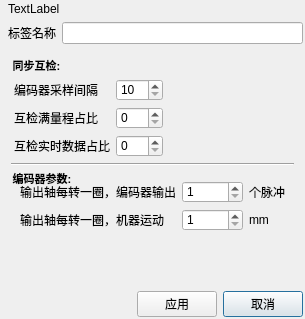
<?xml version="1.0" encoding="UTF-8"?>
<ui version="4.0">
 <class>Safety_Param_Dialog</class>
 <widget class="QDialog" name="Safety_Param_Dialog">
  <property name="geometry">
   <rect>
    <x>0</x>
    <y>0</y>
    <width>291</width>
    <height>319</height>
   </rect>
  </property>
  <property name="sizePolicy">
   <sizepolicy hsizetype="Preferred" vsizetype="Preferred">
    <horstretch>0</horstretch>
    <verstretch>0</verstretch>
   </sizepolicy>
  </property>
  <property name="minimumSize">
   <size>
    <width>0</width>
    <height>0</height>
   </size>
  </property>
  <property name="maximumSize">
   <size>
    <width>16777215</width>
    <height>16777215</height>
   </size>
  </property>
  <property name="font">
   <font>
    <family>Arial</family>
    <pointsize>9</pointsize>
   </font>
  </property>
  <property name="windowTitle">
   <string>安全参数</string>
  </property>
  <property name="layoutDirection">
   <enum>Qt::LeftToRight</enum>
  </property>
  <property name="styleSheet">
   <string notr="true"/>
  </property>
  <property name="sizeGripEnabled">
   <bool>false</bool>
  </property>
  <layout class="QGridLayout" name="gridLayout_3">
   <property name="leftMargin">
    <number>2</number>
   </property>
   <property name="topMargin">
    <number>2</number>
   </property>
   <property name="rightMargin">
    <number>2</number>
   </property>
   <property name="bottomMargin">
    <number>2</number>
   </property>
   <item row="4" column="2">
    <layout class="QGridLayout" name="gridLayout_13">
     <item row="0" column="2">
      <widget class="QPushButton" name="cancle_pushButton">
       <property name="text">
        <string>取消</string>
       </property>
      </widget>
     </item>
     <item row="0" column="1">
      <widget class="QPushButton" name="apply_pushButton">
       <property name="text">
        <string>应用</string>
       </property>
      </widget>
     </item>
     <item row="0" column="0">
      <spacer name="horizontalSpacer_7">
       <property name="orientation">
        <enum>Qt::Horizontal</enum>
       </property>
       <property name="sizeHint" stdset="0">
        <size>
         <width>40</width>
         <height>20</height>
        </size>
       </property>
      </spacer>
     </item>
    </layout>
   </item>
   <item row="0" column="1" colspan="2">
    <widget class="QLabel" name="label_title">
     <property name="text">
      <string>TextLabel</string>
     </property>
    </widget>
   </item>
   <item row="1" column="1">
    <widget class="QLabel" name="label_48">
     <property name="text">
      <string>标签名称</string>
     </property>
    </widget>
   </item>
   <item row="1" column="2">
    <widget class="QLineEdit" name="lineEdit_name">
     <property name="maxLength">
      <number>20</number>
     </property>
    </widget>
   </item>
   <item row="3" column="2">
    <spacer name="verticalSpacer_4">
     <property name="orientation">
      <enum>Qt::Vertical</enum>
     </property>
     <property name="sizeHint" stdset="0">
      <size>
       <width>20</width>
       <height>40</height>
      </size>
     </property>
    </spacer>
   </item>
   <item row="2" column="0" colspan="3">
    <widget class="QStackedWidget" name="stackedWidget">
     <property name="sizePolicy">
      <sizepolicy hsizetype="Preferred" vsizetype="Preferred">
       <horstretch>0</horstretch>
       <verstretch>0</verstretch>
      </sizepolicy>
     </property>
     <property name="minimumSize">
      <size>
       <width>0</width>
       <height>0</height>
      </size>
     </property>
     <property name="maximumSize">
      <size>
       <width>16777215</width>
       <height>16777215</height>
      </size>
     </property>
     <property name="font">
      <font>
       <pointsize>10</pointsize>
      </font>
     </property>
     <property name="styleSheet">
      <string notr="true"/>
     </property>
     <property name="currentIndex">
      <number>4</number>
     </property>
     <widget class="QWidget" name="page_ai">
      <layout class="QGridLayout" name="gridLayout_5">
       <item row="0" column="1">
        <widget class="QSpinBox" name="ai_simple_interval_spinBox">
         <property name="toolTip">
          <string>&lt;html&gt;&lt;head/&gt;&lt;body&gt;&lt;p&gt;模拟输入(AI)数据的采样间隔&lt;/p&gt;&lt;p&gt;单位:ms&lt;/p&gt;&lt;p&gt;阈值：10-200&lt;/p&gt;&lt;/body&gt;&lt;/html&gt;</string>
         </property>
         <property name="minimum">
          <number>10</number>
         </property>
         <property name="maximum">
          <number>200</number>
         </property>
        </widget>
       </item>
       <item row="1" column="0">
        <widget class="QLabel" name="label_11">
         <property name="toolTip">
          <string>&lt;html&gt;&lt;head/&gt;&lt;body&gt;&lt;p&gt;模拟输入(AI)数据互检的容忍误差值的其中一个来源: 满量程(24V)*此百分比&lt;/p&gt;&lt;p&gt;单位:%&lt;/p&gt;&lt;p&gt;阈值：0-100&lt;/p&gt;&lt;/body&gt;&lt;/html&gt;</string>
         </property>
         <property name="text">
          <string>互检满量程占比</string>
         </property>
        </widget>
       </item>
       <item row="1" column="1">
        <widget class="QSpinBox" name="ai_full_spinbox">
         <property name="toolTip">
          <string>&lt;html&gt;&lt;head/&gt;&lt;body&gt;&lt;p&gt;模拟输入(AI)数据互检的容忍误差值的其中一个来源: 满量程(24V)*此百分比&lt;/p&gt;&lt;p&gt;单位:%&lt;/p&gt;&lt;p&gt;阈值：0-100&lt;/p&gt;&lt;/body&gt;&lt;/html&gt;</string>
         </property>
         <property name="maximum">
          <number>100</number>
         </property>
        </widget>
       </item>
       <item row="2" column="1">
        <widget class="QSpinBox" name="ai_actual_spinbox">
         <property name="toolTip">
          <string>&lt;html&gt;&lt;head/&gt;&lt;body&gt;&lt;p&gt;模拟输入(AI)数据互检的容忍误差值的其中一个来源: AI实时数据*此百分比&lt;/p&gt;&lt;p&gt;单位:%&lt;/p&gt;&lt;p&gt;阈值：0-100&lt;/p&gt;&lt;/body&gt;&lt;/html&gt;</string>
         </property>
         <property name="maximum">
          <number>100</number>
         </property>
        </widget>
       </item>
       <item row="2" column="0">
        <widget class="QLabel" name="label_12">
         <property name="toolTip">
          <string>&lt;html&gt;&lt;head/&gt;&lt;body&gt;&lt;p&gt;模拟输入(AI)数据互检的容忍误差值的其中一个来源: AI实时数据*此百分比&lt;/p&gt;&lt;p&gt;单位:%&lt;/p&gt;&lt;p&gt;阈值：0-100&lt;/p&gt;&lt;/body&gt;&lt;/html&gt;</string>
         </property>
         <property name="text">
          <string>互检实时数据占比</string>
         </property>
        </widget>
       </item>
       <item row="0" column="0">
        <widget class="QLabel" name="label_10">
         <property name="toolTip">
          <string>&lt;html&gt;&lt;head/&gt;&lt;body&gt;&lt;p&gt;模拟输入(AI)数据的采样间隔&lt;/p&gt;&lt;p&gt;单位:ms&lt;/p&gt;&lt;p&gt;阈值：10-200&lt;/p&gt;&lt;/body&gt;&lt;/html&gt;</string>
         </property>
         <property name="text">
          <string>模拟输入采样间隔</string>
         </property>
        </widget>
       </item>
       <item row="1" column="2">
        <spacer name="horizontalSpacer_2">
         <property name="orientation">
          <enum>Qt::Horizontal</enum>
         </property>
         <property name="sizeHint" stdset="0">
          <size>
           <width>40</width>
           <height>20</height>
          </size>
         </property>
        </spacer>
       </item>
       <item row="3" column="0" colspan="2">
        <spacer name="verticalSpacer_2">
         <property name="orientation">
          <enum>Qt::Vertical</enum>
         </property>
         <property name="sizeHint" stdset="0">
          <size>
           <width>20</width>
           <height>40</height>
          </size>
         </property>
        </spacer>
       </item>
      </layout>
     </widget>
     <widget class="QWidget" name="page_di">
      <layout class="QGridLayout" name="gridLayout_21"/>
     </widget>
     <widget class="QWidget" name="page_relay">
      <layout class="QGridLayout" name="gridLayout_24"/>
     </widget>
     <widget class="QWidget" name="page_mos">
      <layout class="QGridLayout" name="gridLayout_28"/>
     </widget>
     <widget class="QWidget" name="page_encode">
      <layout class="QGridLayout" name="gridLayout_15">
       <item row="0" column="0">
        <widget class="QGroupBox" name="groupBox_20">
         <property name="font">
          <font>
           <family>Arial</family>
           <pointsize>-1</pointsize>
           <weight>75</weight>
           <italic>false</italic>
           <bold>true</bold>
          </font>
         </property>
         <property name="styleSheet">
          <string notr="true">QGroupBox{border: none solid gray;font:bold 11px;}
QGroupBox::title { subcontrol-origin: margin; subcontrol-position: top left; }</string>
         </property>
         <property name="title">
          <string>同步互检:</string>
         </property>
         <layout class="QGridLayout" name="gridLayout_14">
          <property name="leftMargin">
           <number>3</number>
          </property>
          <property name="topMargin">
           <number>20</number>
          </property>
          <property name="rightMargin">
           <number>0</number>
          </property>
          <property name="bottomMargin">
           <number>0</number>
          </property>
          <item row="0" column="0">
           <widget class="QLabel" name="label_64">
            <property name="font">
             <font>
              <family>Arial</family>
             </font>
            </property>
            <property name="toolTip">
             <string>&lt;html&gt;&lt;head/&gt;&lt;body&gt;&lt;p&gt;编码器数据的采样间隔&lt;/p&gt;&lt;p&gt;单位:ms&lt;/p&gt;&lt;p&gt;阈值：10-200&lt;/p&gt;&lt;/body&gt;&lt;/html&gt;</string>
            </property>
            <property name="text">
             <string>编码器采样间隔</string>
            </property>
           </widget>
          </item>
          <item row="0" column="1">
           <widget class="QSpinBox" name="qep_simple_interval_spinBox">
            <property name="font">
             <font>
              <family>Arial</family>
             </font>
            </property>
            <property name="toolTip">
             <string>&lt;html&gt;&lt;head/&gt;&lt;body&gt;&lt;p&gt;编码器数据的采样间隔&lt;/p&gt;&lt;p&gt;单位:ms&lt;/p&gt;&lt;p&gt;阈值：10-200&lt;/p&gt;&lt;/body&gt;&lt;/html&gt;</string>
            </property>
            <property name="minimum">
             <number>10</number>
            </property>
            <property name="maximum">
             <number>200</number>
            </property>
           </widget>
          </item>
          <item row="1" column="0">
           <widget class="QLabel" name="label_65">
            <property name="font">
             <font>
              <family>Arial</family>
             </font>
            </property>
            <property name="toolTip">
             <string>&lt;html&gt;&lt;head/&gt;&lt;body&gt;&lt;p&gt;编码器数据互检的容忍误差值的其中一个来源: 满量程(200k)*此百分比&lt;/p&gt;&lt;p&gt;单位:%&lt;/p&gt;&lt;p&gt;阈值：0-100&lt;/p&gt;&lt;/body&gt;&lt;/html&gt;</string>
            </property>
            <property name="text">
             <string>互检满量程占比</string>
            </property>
           </widget>
          </item>
          <item row="1" column="1">
           <widget class="QSpinBox" name="qep_full_spinBox">
            <property name="font">
             <font>
              <family>Arial</family>
             </font>
            </property>
            <property name="toolTip">
             <string>&lt;html&gt;&lt;head/&gt;&lt;body&gt;&lt;p&gt;编码器数据互检的容忍误差值的其中一个来源: 满量程(200k)*此百分比&lt;/p&gt;&lt;p&gt;单位:%&lt;/p&gt;&lt;p&gt;阈值：0-100&lt;/p&gt;&lt;/body&gt;&lt;/html&gt;</string>
            </property>
            <property name="maximum">
             <number>100</number>
            </property>
           </widget>
          </item>
          <item row="2" column="0">
           <widget class="QLabel" name="label_66">
            <property name="font">
             <font>
              <family>Arial</family>
             </font>
            </property>
            <property name="toolTip">
             <string>&lt;html&gt;&lt;head/&gt;&lt;body&gt;&lt;p&gt;编码器数据互检的容忍误差值的其中一个来源: 编码器实时数据*此百分比&lt;/p&gt;&lt;p&gt;单位:%&lt;/p&gt;&lt;p&gt;阈值：0-100&lt;/p&gt;&lt;/body&gt;&lt;/html&gt;</string>
            </property>
            <property name="text">
             <string>互检实时数据占比</string>
            </property>
           </widget>
          </item>
          <item row="2" column="1">
           <widget class="QSpinBox" name="qep_actual_spinBox">
            <property name="font">
             <font>
              <family>Arial</family>
             </font>
            </property>
            <property name="toolTip">
             <string>&lt;html&gt;&lt;head/&gt;&lt;body&gt;&lt;p&gt;编码器数据互检的容忍误差值的其中一个来源: 编码器实时数据*此百分比&lt;/p&gt;&lt;p&gt;单位:%&lt;/p&gt;&lt;p&gt;阈值：0-100&lt;/p&gt;&lt;/body&gt;&lt;/html&gt;</string>
            </property>
            <property name="maximum">
             <number>100</number>
            </property>
           </widget>
          </item>
         </layout>
        </widget>
       </item>
       <item row="1" column="0" colspan="2">
        <widget class="Line" name="line">
         <property name="orientation">
          <enum>Qt::Horizontal</enum>
         </property>
        </widget>
       </item>
       <item row="0" column="1">
        <spacer name="horizontalSpacer_3">
         <property name="orientation">
          <enum>Qt::Horizontal</enum>
         </property>
         <property name="sizeHint" stdset="0">
          <size>
           <width>40</width>
           <height>20</height>
          </size>
         </property>
        </spacer>
       </item>
       <item row="2" column="0" colspan="2">
        <widget class="QGroupBox" name="groupBox_encode_param">
         <property name="font">
          <font>
           <family>Arial</family>
           <pointsize>-1</pointsize>
           <weight>75</weight>
           <italic>false</italic>
           <bold>true</bold>
          </font>
         </property>
         <property name="styleSheet">
          <string notr="true">QGroupBox{border: none solid gray;font:bold 11px;}
QGroupBox::title { subcontrol-origin: margin; subcontrol-position: top left; }</string>
         </property>
         <property name="title">
          <string>编码器参数:</string>
         </property>
         <layout class="QGridLayout" name="gridLayout_2">
          <item row="0" column="2">
           <widget class="QLabel" name="label_2">
            <property name="font">
             <font>
              <family>Arial</family>
             </font>
            </property>
            <property name="text">
             <string>个脉冲</string>
            </property>
           </widget>
          </item>
          <item row="0" column="1">
           <widget class="QSpinBox" name="spinBox_pulse_num">
            <property name="font">
             <font>
              <family>Arial</family>
             </font>
            </property>
            <property name="minimum">
             <number>1</number>
            </property>
            <property name="maximum">
             <number>65535</number>
            </property>
           </widget>
          </item>
          <item row="0" column="0">
           <widget class="QLabel" name="label">
            <property name="font">
             <font>
              <family>Arial</family>
             </font>
            </property>
            <property name="text">
             <string>输出轴每转一圈，编码器输出</string>
            </property>
           </widget>
          </item>
          <item row="1" column="0">
           <widget class="QLabel" name="label_3">
            <property name="text">
             <string>输出轴每转一圈，机器运动</string>
            </property>
           </widget>
          </item>
          <item row="1" column="1">
           <widget class="QSpinBox" name="spinBox_distance">
            <property name="minimum">
             <number>1</number>
            </property>
            <property name="maximum">
             <number>65535</number>
            </property>
           </widget>
          </item>
          <item row="1" column="2">
           <widget class="QLabel" name="label_4">
            <property name="text">
             <string>mm</string>
            </property>
           </widget>
          </item>
         </layout>
        </widget>
       </item>
      </layout>
      <zorder>groupBox_encode_param</zorder>
      <zorder>groupBox_20</zorder>
      <zorder>line</zorder>
      <zorder>horizontalSpacer_3</zorder>
     </widget>
     <widget class="QWidget" name="page_pi">
      <layout class="QGridLayout" name="gridLayout">
       <item row="0" column="0">
        <widget class="QLabel" name="label_71">
         <property name="toolTip">
          <string>&lt;html&gt;&lt;head/&gt;&lt;body&gt;&lt;p&gt;脉冲输入(PI)数据的采样间隔&lt;/p&gt;&lt;p&gt;单位:ms&lt;/p&gt;&lt;p&gt;阈值：10-200&lt;/p&gt;&lt;/body&gt;&lt;/html&gt;</string>
         </property>
         <property name="text">
          <string>脉冲输入采样间隔</string>
         </property>
        </widget>
       </item>
       <item row="2" column="0">
        <widget class="QLabel" name="label_74">
         <property name="toolTip">
          <string>&lt;html&gt;&lt;head/&gt;&lt;body&gt;&lt;p&gt;脉冲输入(PI)数据互检的容忍误差值的其中一个来源: PI实时数据*此百分比&lt;/p&gt;&lt;p&gt;单位:%&lt;/p&gt;&lt;p&gt;阈值：0-100&lt;/p&gt;&lt;/body&gt;&lt;/html&gt;</string>
         </property>
         <property name="text">
          <string>互检实时数据占比</string>
         </property>
        </widget>
       </item>
       <item row="2" column="1">
        <widget class="QSpinBox" name="pi_actual_spinBox">
         <property name="toolTip">
          <string>&lt;html&gt;&lt;head/&gt;&lt;body&gt;&lt;p&gt;脉冲输入(PI)数据互检的容忍误差值的其中一个来源: PI实时数据*此百分比&lt;/p&gt;&lt;p&gt;单位:%&lt;/p&gt;&lt;p&gt;阈值：0-100&lt;/p&gt;&lt;/body&gt;&lt;/html&gt;</string>
         </property>
         <property name="maximum">
          <number>100</number>
         </property>
        </widget>
       </item>
       <item row="1" column="0">
        <widget class="QLabel" name="label_73">
         <property name="toolTip">
          <string>&lt;html&gt;&lt;head/&gt;&lt;body&gt;&lt;p&gt;脉冲输入(PI)数据互检的容忍误差值的其中一个来源: 满量程(200k)*此百分比&lt;/p&gt;&lt;p&gt;单位:%&lt;/p&gt;&lt;p&gt;阈值：0-100&lt;/p&gt;&lt;/body&gt;&lt;/html&gt;</string>
         </property>
         <property name="text">
          <string>互检满量程占比</string>
         </property>
        </widget>
       </item>
       <item row="1" column="1">
        <widget class="QSpinBox" name="pi_full_spinBox">
         <property name="toolTip">
          <string>&lt;html&gt;&lt;head/&gt;&lt;body&gt;&lt;p&gt;脉冲输入(PI)数据互检的容忍误差值的其中一个来源: 满量程(200k)*此百分比&lt;/p&gt;&lt;p&gt;单位:%&lt;/p&gt;&lt;p&gt;阈值：0-100&lt;/p&gt;&lt;/body&gt;&lt;/html&gt;</string>
         </property>
         <property name="minimum">
          <number>0</number>
         </property>
         <property name="maximum">
          <number>100</number>
         </property>
        </widget>
       </item>
       <item row="0" column="1">
        <widget class="QSpinBox" name="pi_simple_interval_spinBox">
         <property name="toolTip">
          <string>&lt;html&gt;&lt;head/&gt;&lt;body&gt;&lt;p&gt;脉冲输入(PI)数据的采样间隔&lt;/p&gt;&lt;p&gt;单位:ms&lt;/p&gt;&lt;p&gt;阈值：10-200&lt;/p&gt;&lt;/body&gt;&lt;/html&gt;</string>
         </property>
         <property name="minimum">
          <number>10</number>
         </property>
         <property name="maximum">
          <number>200</number>
         </property>
        </widget>
       </item>
       <item row="3" column="0">
        <spacer name="verticalSpacer_6">
         <property name="orientation">
          <enum>Qt::Vertical</enum>
         </property>
         <property name="sizeHint" stdset="0">
          <size>
           <width>20</width>
           <height>40</height>
          </size>
         </property>
        </spacer>
       </item>
       <item row="0" column="2">
        <spacer name="horizontalSpacer_4">
         <property name="orientation">
          <enum>Qt::Horizontal</enum>
         </property>
         <property name="sizeHint" stdset="0">
          <size>
           <width>40</width>
           <height>20</height>
          </size>
         </property>
        </spacer>
       </item>
      </layout>
     </widget>
    </widget>
   </item>
  </layout>
 </widget>
 <resources/>
 <connections/>
</ui>
